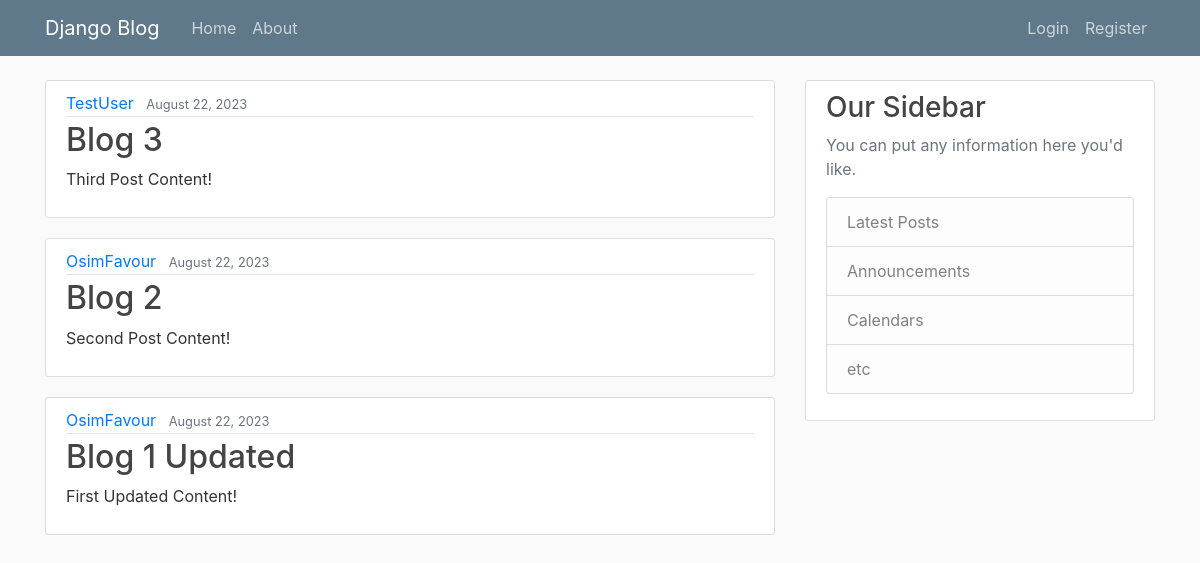
The app's page /, older data.
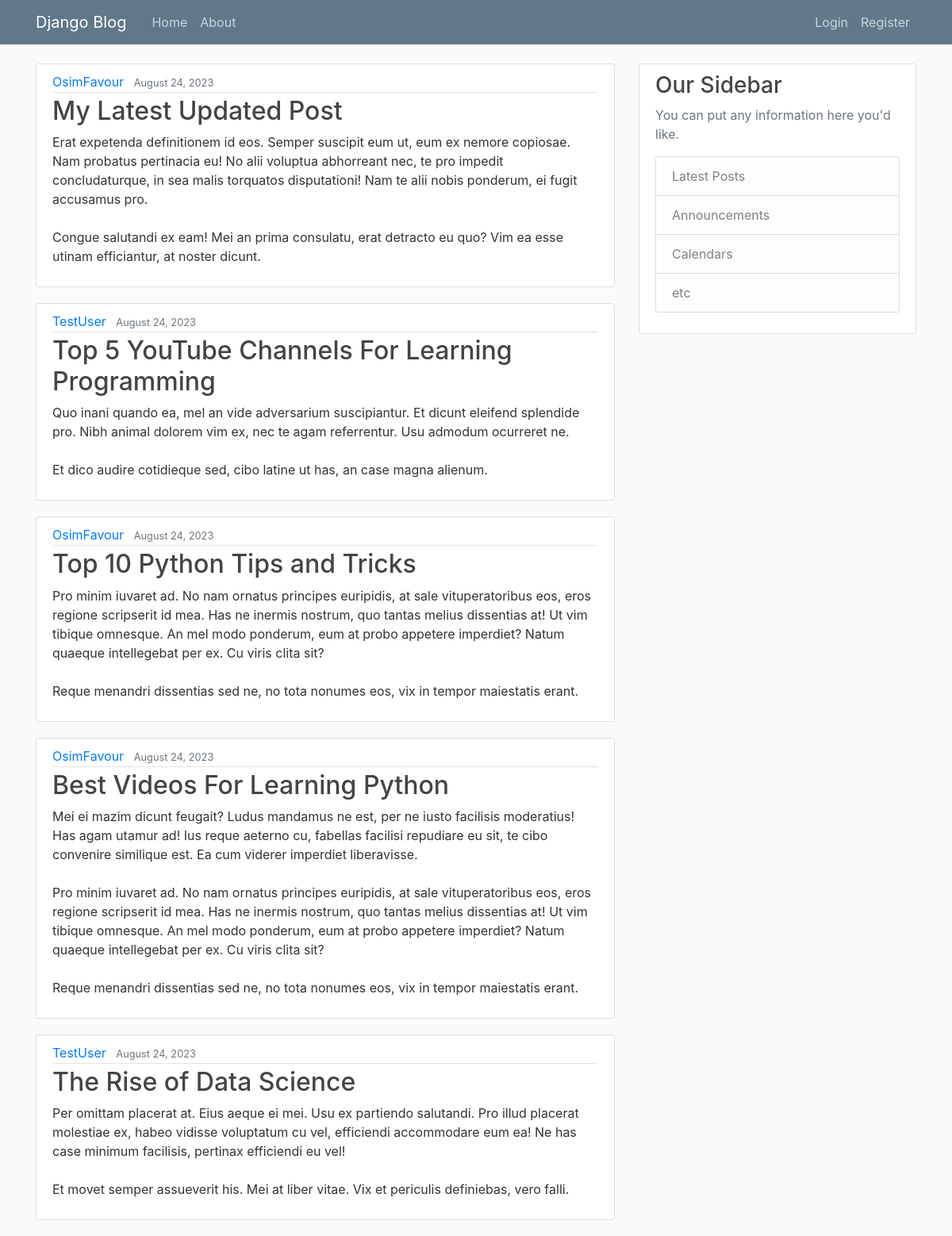
The same page, newer data.
### techblog/models.py (models this page shows, shortened)
class Post(models.Model):
    title = models.CharField(max_length=100)
    content = models.TextField()
    date_posted = models.DateTimeField(default=timezone.now)
    author = models.ForeignKey(User, on_delete=models.CASCADE)

### techblog/views.py (the view)
# urls.py: path('', PostListView.as_view(), name="techblog-home"),
class PostListView(ListView):
    model = Post
    template_name = 'techblog/home.html'   # <app>/<model>_<viewtype>.html
    context_object_name = 'posts'
    ordering = ['-date_posted']
    paginate_by = 5

### techblog/templates/techblog/home.html
{% extends 'techblog/base.html' %}
{% block content %}
    {% for post in posts %}
        <article class="media content-section">
            <div class="media-body">
                <div class="article-metadata">
                    <a class="mr-2" href="#">{{ post.author }}</a>
                    <small class="text-muted">{{ post.date_posted|date:"F d, Y" }}</small>
                </div>
                <h2><a class="article-title" href="#">{{ post.title }}</a></h2>
                <p class="article-content">{{ post.content }}</p>
            </div>
        </article>
    {% endfor %}
{% endblock content %}

Row changes from the older to the newer data that the page shows:
no longer on this page (row unchanged): Post: author "TestUser", date_posted "August 22, 2023", title "Blog 3", content "Third Post Content!"
no longer on this page (row unchanged): Post: author "OsimFavour", date_posted "August 22, 2023", title "Blog 2", content "Second Post Content!"
no longer on this page (row unchanged): Post: author "OsimFavour", date_posted "August 22, 2023", title "Blog 1 Updated", content "First Updated Content!"
added Post: author "OsimFavour", date_posted "August 24, 2023", title "My Latest Updated Post", content "Erat expetenda definitionem id eos. Semper suscipit eum ut, eum ex nemore copiosae. Nam probatus pertinacia eu! No alii voluptua abhorreant nec, te pro impedit concludaturque, in sea malis torquatos disputationi! Nam te alii nobis ponderum, ei fugit accusamus pro. Congue salutandi ex eam! Mei an prima consulatu, erat detracto eu quo? Vim ea esse utinam efficiantur, at noster dicunt."
added Post: author "TestUser", date_posted "August 24, 2023", title "Top 5 YouTube Channels For Learning Programming", content "Quo inani quando ea, mel an vide adversarium suscipiantur. Et dicunt eleifend splendide pro. Nibh animal dolorem vim ex, nec te agam referrentur. Usu admodum ocurreret ne. Et dico audire cotidieque sed, cibo latine ut has, an case magna alienum."
added Post: author "OsimFavour", date_posted "August 24, 2023", title "Top 10 Python Tips and Tricks", content "Pro minim iuvaret ad. No nam ornatus principes euripidis, at sale vituperatoribus eos, eros regione scripserit id mea. Has ne inermis nostrum, quo tantas melius dissentias at! Ut vim tibique omnesque. An mel modo ponderum, eum at probo appetere imperdiet? Natum quaeque intellegebat per ex. Cu viris clita sit? Reque menandri dissentias sed ne, no tota nonumes eos, vix in tempor maiestatis erant."
added Post: author "OsimFavour", date_posted "August 24, 2023", title "Best Videos For Learning Python", content "Mei ei mazim dicunt feugait? Ludus mandamus ne est, per ne iusto facilisis moderatius! Has agam utamur ad! Ius reque aeterno cu, fabellas facilisi repudiare eu sit, te cibo convenire similique est. Ea cum viderer imperdiet liberavisse. Pro minim iuvaret ad. No nam ornatus principes euripidis, at sale vituperatoribus eos, eros regione scripserit id mea. Has ne inermis nostrum, quo tantas melius dissentias at! Ut vim tibique omnesque. An mel modo ponderum, eum at probo appetere imperdiet? Natum quaeque intellegebat per ex. Cu viris clita sit? Reque menandri dissentias sed ne, no tota nonumes eos, vix in tempor maiestatis erant."
added Post: author "TestUser", date_posted "August 24, 2023", title "The Rise of Data Science", content "Per omittam placerat at. Eius aeque ei mei. Usu ex partiendo salutandi. Pro illud placerat molestiae ex, habeo vidisse voluptatum cu vel, efficiendi accommodare eum ea! Ne has case minimum facilisis, pertinax efficiendi eu vel! Et movet semper assueverit his. Mei at liber vitae. Vix et periculis definiebas, vero falli."
